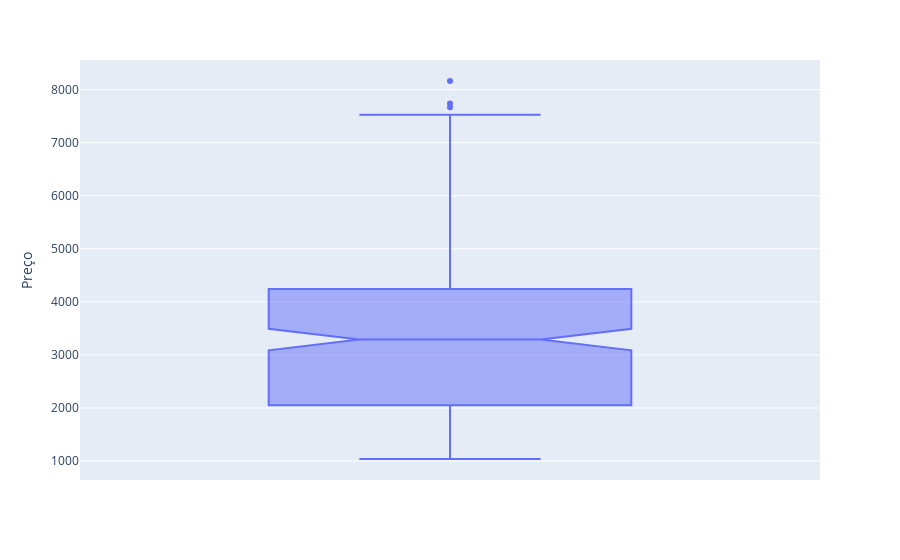

Source (notebook cell):
### Code cell
fig = px.box(df_clean_geladeira, y='Preço', notched=True)
fig.show()

### Figure 1 — Plotly figure (JSON) as saved in the notebook; plotly's stock layout.template omitted (floating-point values rounded to 4 significant figures; data arrays with more than 128 entries replaced by an {"elided": "..."} marker saying what was removed)
{"data": [{"alignmentgroup": "True", "hovertemplate": "Preço=%{y}<extra></extra>", "legendgroup": "", "marker": {"color": "#636efa"}, "name": "", "notched": true, "offsetgroup": "", "orientation": "v", "showlegend": false, "type": "box", "x0": " ", "xaxis": "x", "y": {"elided": "288 float values"}, "y0": " ", "yaxis": "y"}], "layout": {"boxmode": "group", "legend": {"tracegroupgap": 0}, "margin": {"t": 60}, "xaxis": {"anchor": "y", "domain": [0, 1]}, "yaxis": {"anchor": "x", "domain": [0, 1], "title": {"text": "Preço"}}}}
